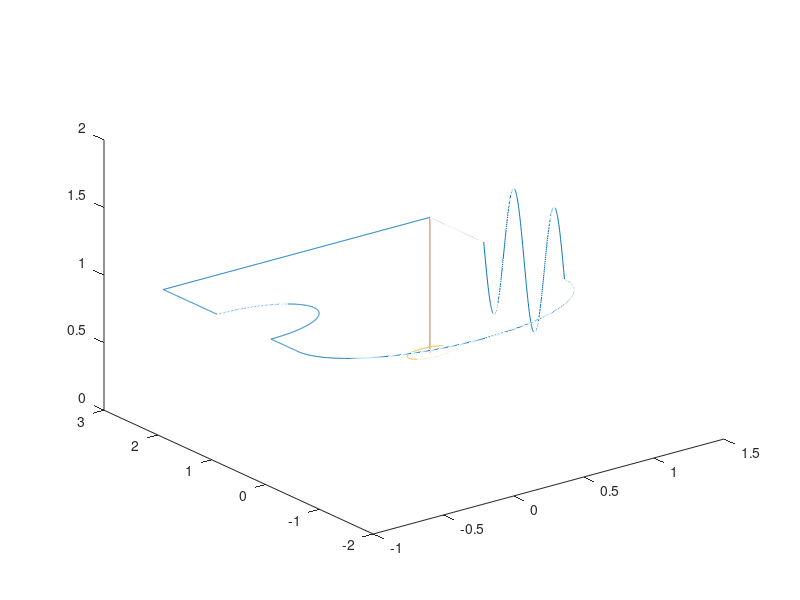

Here is the MATLAB script that generated this plot: (Note: this script raises an error after producing the figure.)
clear
set(findall(gcf,'-property','FontSize'),'FontSize',13)
set(findall(gcf,'-property','Font'),'Font','Roman')
exportFigures = false;

areaWidth = 2.05; %Width of the flight area
areaHeight = 3.45; %Height of the flight area
courseWidth = .15; %Buffer around route
courseStdHeight = 1; %standard height at which the drone will complete the course
ppRoute = 400; %Points per route segment
startHeight = 0; %Height at which the drone starts and stops its course route
courseScale = 1;

%Matrix definition
%x,y,z,yaw,hold time,checkpoint, ViconAvailable


%Defines the starting point
startPoint = [areaWidth/2 areaHeight/2+.5 courseStdHeight];

%Defines the first set point
firstSetPoint = [startPoint(1)-(areaWidth-courseWidth) startPoint(2) courseStdHeight];
%Generates a number of points from the start point to the first set point
courseToFirstSetPoint = [linspace(startPoint(1),firstSetPoint(1),ppRoute); linspace(startPoint(2),firstSetPoint(2),ppRoute);linspace(startPoint(3),firstSetPoint(3),ppRoute)]';
%Yaw description
yaw1 = 270*ones(ppRoute,1);
%Adds checkpoints
checkPoints = zeros(ppRoute,1);
checkPoints(1) = 1;
checkPoints(ppRoute) = 1;
%StationKeeping [s]
holdTime = zeros(ppRoute,1);
holdTime(1) = 10;
%Vicon available
vicon = ones(ppRoute,1);
%Adds the first part of the course to the total course
totalCourse = [courseToFirstSetPoint yaw1 holdTime checkPoints vicon];

%Defines the second setpoint and generates route from the first to the
%second set point
secondSetPoint = [firstSetPoint(1) firstSetPoint(2)-1 courseStdHeight];
courseToSecondSetPoint = [linspace(firstSetPoint(1),secondSetPoint(1),ppRoute); linspace(firstSetPoint(2),secondSetPoint(2),ppRoute);linspace(firstSetPoint(3),secondSetPoint(3),ppRoute)]';
yaw2 = (yaw1(1)+90)*ones(ppRoute,1);
checkPoints = zeros(ppRoute,1);
checkPoints(1) = 0;
checkPoints(ppRoute) = 1;
holdTime = zeros(ppRoute,1);
totalCourse = [totalCourse; courseToSecondSetPoint yaw2 holdTime checkPoints vicon];

%Defines the first curve in the route, radius is .5 meters
obstacleRadius = .5;
thirdSetPoint = [secondSetPoint(1) secondSetPoint(2)-2*obstacleRadius courseStdHeight];
thirdSetPointPoints = linspace(0,pi,ppRoute);
courseToThirdSetPoint = [secondSetPoint(1)+sin(thirdSetPointPoints)*obstacleRadius; secondSetPoint(2)-obstacleRadius+cos(thirdSetPointPoints)*obstacleRadius; linspace(secondSetPoint(3),thirdSetPoint(3),length(thirdSetPointPoints))]';
yaw3 = yaw2;
totalCourse = [totalCourse; courseToThirdSetPoint yaw3 holdTime checkPoints vicon];

%Generates straight line from the first curve to the second curve
fourthSetPoint = [thirdSetPoint(1) thirdSetPoint(2)-.5 courseStdHeight];
courseToFourthSetPoint = [linspace(thirdSetPoint(1),fourthSetPoint(1),ppRoute); linspace(thirdSetPoint(2),fourthSetPoint(2),ppRoute);linspace(thirdSetPoint(3),fourthSetPoint(3),ppRoute)]';
yaw4 = yaw2;
totalCourse = [totalCourse; courseToFourthSetPoint yaw4 holdTime checkPoints vicon];

%Generates the big curve in the route
bigCurveRadius = abs((fourthSetPoint(1)-startPoint(1))/2);
fifthSetPoint = [fourthSetPoint(1)+2*bigCurveRadius fourthSetPoint(2) courseStdHeight];
fifthSetPointPoints = linspace(pi,2*pi,ppRoute);
courseToFifthSetPoint = [fifthSetPoint(1)-bigCurveRadius+cos(fifthSetPointPoints)*bigCurveRadius; fifthSetPoint(2)+sin(fifthSetPointPoints)*bigCurveRadius; linspace(fourthSetPoint(3),fifthSetPoint(3),length(fifthSetPointPoints))]';
yaw5 = mod(fifthSetPointPoints*180/pi-yaw4(ppRoute),360)';
totalCourse = [totalCourse; courseToFifthSetPoint yaw5 holdTime checkPoints vicon];

%Generates straight movement along the y-axis with oscillation in the
%z-axis
sixthSetPoint = [fifthSetPoint(1) fifthSetPoint(2)+1.5 fifthSetPoint(3)];
pointsForMovements = linspace(0,4*pi,ppRoute);
zMovement = sin(pointsForMovements)*.5+fifthSetPoint(3);
courseToSixthSetPoint = [linspace(fifthSetPoint(1),sixthSetPoint(1),ppRoute);linspace(fifthSetPoint(2),sixthSetPoint(2),ppRoute); zMovement]';
yaw6 = 90*ones(ppRoute,1);
totalCourse = [totalCourse; courseToSixthSetPoint yaw6 holdTime checkPoints vicon];

%Generates route from the end of the oscillations back to the start point
endSetPoint = startPoint;
courseToEndSetPoint = [linspace(sixthSetPoint(1),endSetPoint(1),ppRoute); linspace(sixthSetPoint(2),endSetPoint(2),ppRoute);linspace(sixthSetPoint(3),endSetPoint(3),ppRoute)]';
yaw7 = yaw6;
vicon = zeros(ppRoute,1);
totalCourse = [totalCourse; courseToEndSetPoint yaw7 holdTime checkPoints vicon];


totalCourse = [totalCourse(:,1)*courseScale totalCourse(:,2)*courseScale totalCourse(:,3) totalCourse(:,4) totalCourse(:,5) totalCourse(:,6) totalCourse(:,7)];

%Draws points from start to end 
launchLanding = linspace(startHeight,startPoint(3),ppRoute);
courseToStartPoint = [linspace(startPoint(1)*courseScale,startPoint(1)*courseScale,ppRoute);linspace(startPoint(2)*courseScale,startPoint(2)*courseScale,ppRoute);launchLanding]';


%Draws takeoff/landing zone
aPoints = linspace(0,2*pi,ppRoute);
circumference = [cos(aPoints)*courseWidth+startPoint(1)*courseScale; sin(aPoints)*courseWidth+startPoint(2)*courseScale; ones(1,length(aPoints))*startHeight]';



%Plots the 3d-plot
figure(1)
plot3(totalCourse(:,1),totalCourse(:,2),totalCourse(:,3))
hold on
plot3(courseToStartPoint(:,1),courseToStartPoint(:,2),courseToStartPoint(:,3));
plot3(circumference(:,1),circumference(:,2),circumference(:,3));
%Linie for no vicon data
% Convert color code to 1-by-3 RGB array (0~1 each)
str = '#77AC30';
color = sscanf(str(2:end),'%2x%2x%2x',[1 3])/255;
plot3(totalCourse(2400:end,1),totalCourse(2400:end,2),totalCourse(2400:end,3),'Color',color)
xlimit =[-2.1 0.2];
ylimit =[-3.5 0.05];


%Draws arrow
p1 = [(startPoint(1)-.5)*courseScale (startPoint(2)+.25)*courseScale startPoint(3)];
p2 = [-1 0 0];
mArrow3(p1,p1+p2*courseScale);


legend('Course','Takeoff/Landing','Takeoff/Landing Site','No Vicon data','Location','best');
%legend('boxoff')
hold off

axis equal
grid on
view(-45,15)

x0=0;
y0=0;
plotwidth=600;
height=300;
set(gcf,'position',[x0,y0,plotwidth,height])

if exportFigures == true
    exportgraphics(gcf,'courseToFollow.pdf','ContentType','vector')
end


%Plots the 2d-plot
figure(2)
plot(totalCourse(:,1),totalCourse(:,2))
hold on
plot(circumference(:,1),circumference(:,2))
plot(totalCourse(2400:end,1),totalCourse(2400:end,2),'Color',color)
xlabel('x-axis [m]');
ylabel('y-axis [m]');
zlabel('z-axis [m]');
legend('Course','Takeoff/Landing Site','No Vicon data','Location','south east');
axis equal
grid on
x0=0;
y0=0;
plotwidth=600;
height=300;
set(gcf,'position',[x0,y0,plotwidth,height])
hold off

if exportFigures == true
   exportgraphics(gcf,'courseToFollowAbove.pdf','ContentType','vector')
end

figure(3)
%draws the line segments in different colors
C = {'r'; 'g'; 'b';'c';'m';'y';'k'}; 
plot(totalCourse(1:ppRoute,1),totalCourse(1:ppRoute,2))
hold on 
for i = 2:7
   x = totalCourse((i-1)*ppRoute:ppRoute*i,1);
   y = totalCourse((i-1)*ppRoute:ppRoute*i,2);
   plot(x, y) 
end
hold off
axis equal
legend('line segment 1','line segment 2','line segment 3','line segment 4','line segment 5','line segment 6','line segment 7')
grid on 

xlabel('x-axis [m]');
ylabel('y-axis [m]');
x0=0;
y0=0;
plotwidth=600;
height=300;
set(gcf,'position',[x0,y0,plotwidth,height])

xlim([-1.5 2.5]);
ylim([-1 2]);

%Writes route description to a csv-file
writematrix(totalCourse,'courseDescriptionHD.csv');

figure(4)
plot(linspace(1,length(totalCourse), length(totalCourse)), totalCourse(:,4))
